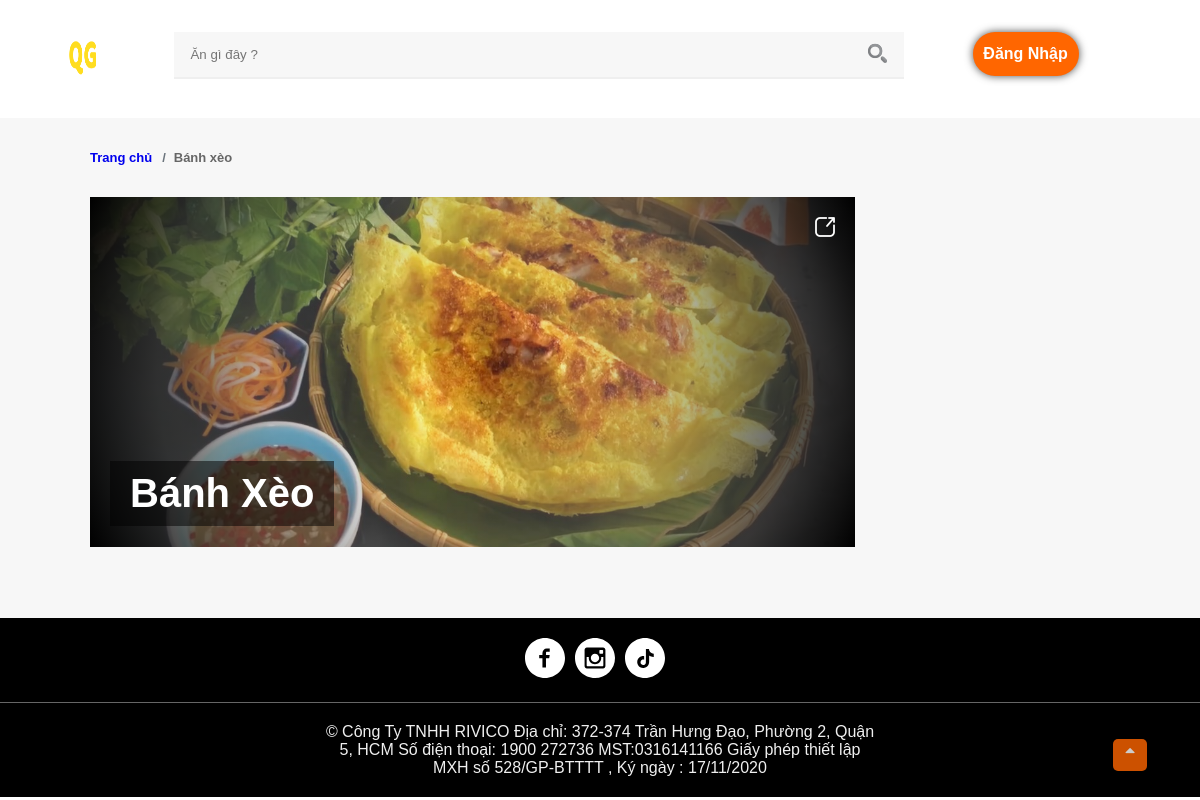
The page /?act=monan&idmon=9 on the database its author committed.
### tables this page shows
CREATE TABLE `monan` (
  `id` int(11) NOT NULL,
  `name` varchar(255) NOT NULL,
  `img` varchar(255) NOT NULL,
  `loai` tinyint(1) NOT NULL
);

### index.php (called while the page is built, shortened)
<?php
require_once "./site/controllers/index.php";
?>

### system/conn.php (called while the page is built, shortened)
<?php
function ketnoidb()
{
    try {
        $ConnectionOption = array
            (
                PDO::MYSQL_ATTR_INIT_COMMAND => "SET NAMES 'utf8'",
                PDO::ATTR_ERRMODE => PDO::ERRMODE_EXCEPTION,
            );
        $conn = new PDO ('mysql:host='.HOST_DB.';dbname='.NAME_DB.';charset=utf8', USER_DB, PASS_DB, $ConnectionOption);
        $conn->setAttribute(PDO::ATTR_ERRMODE, PDO::ERRMODE_EXCEPTION);
        return $conn;
    } catch(PDOException $e) {
      echo "Lỗi Kết Nối database: " . $e->getMessage();
    }
}
    function laymot($sql) {
        $fe=1;
        $sqlValue = array_slice(func_get_args(),2);
        try {
            $conn = ketnoidb();
            $stmt = $conn->prepare($sql);
            $stmt->execute($sqlValue);
            if($fe===0)return $stmt->fetchAll();elseif($fe===1)return $stmt->fetch(PDO::FETCH_ASSOC);
        } catch (PDOException $e) {
            echo "Lỗi: " . $e->getMessage();
        }
        finally{
            unset($conn);
        }
    }
?>

### site/models/index.php (called while the page is built, shortened)
<?php
function getNameMon($id) {
    $name = laymot("SELECT name FROM monan WHERE id = $id");
    return $name['name'];
}
function getImgmon($idmon) {
    $mon = laymot("select * from monan where id = $idmon");
    return $mon['img'];
}

### site/views/monan.php (the view, shortened to what this page needs)
<main>
    <div class="boxcenter">
        <div class="boxblog">
            <div class="navmain">
                <nav>
                    <ol data-v-53d0ffbc="" class="breadcrumb">
                        <li class="active breadcrumb-item"><a href="index.php">Trang chủ</a></li>
                        <li class="breadcrumb-item"><?= $tenMon ?></li>
                    </ol>
                </nav>
            </div>
            <div class="box-imgdm">
                <div class="imgdm">
                    <img src="./uploads/<?= getImgmon($_GET['idmon']) ?>" alt="">
                    <div class="overplay cover"></div>
                    <div class="btn-share"><img src="./site/views/images/btn-share.png" alt=""></div>
                    <div class="title"><?= $tenMon ?></div>
                </div>
            </div>
        </div>
    </div>
</main>

### site/views/css/style.css (style rules this page uses)
* { box-sizing: border-box; font-family: sans-serif; }
a { text-decoration: none; }
* { padding: 0; margin: 0; box-sizing: border-box; }
body { font-family: "Open Sans", sans-serif; }
img { max-width: 100%; }
ul, li { list-style: none; }
.boxcenter { max-width: 85%; margin: 0 auto; }
main { background-color: #f7f7f7; width: 100%; min-height: 500px; }
.boxblog { max-width: 75%; }
img { max-height: 100%; }
.breadcrumb { display: flex; }
.breadcrumb li { margin-right: 10px; font-weight: 600; font-size: 13px; color: #666; }
.navmain { padding-top: 2rem; margin-bottom: 2rem; }
.active { font-weight: 600; font-size: 13px; color: #80b2ec !important; }
.breadcrumb-item+.breadcrumb-item::before { display: inline-block; padding-right: 0.5rem; color: #6c757d; content: "/"; }
.imgdm { position: relative; }
.box-imgdm { margin-bottom: 1rem; }
.box-imgdm img { width: 100%; height: 350px; object-fit: cover; }
.overplay { position: absolute; background-image: radial-gradient( circle, hsla(0, 0%, 97.6%, 0), hsla(0, 0%, 72.5%, 0.231373), hsla(0, 0%, 46.7%, 0.478431), rgba(59, 59, 59, 0.780392), #000); z-index: 2; }
.overplay { position: absolute; display: flex; align-items: center; justify-content: center; top: 0; left: 0; width: 100%; height: 350px; transition: all 0.3s ease-in-out; -moz-transition: 0.3s all ease-in-out; -webkit-transition: all 0.3s ease-in-out; }
.title { background-color: #fff; text-transform: capitalize; font-size: 13px; color: #aaa; font-weight: 700; text-align: center; padding: 0.9rem 0; }
.btn-share { width: 20px; height: 20px; position: absolute; top: 20px; right: 20px; z-index: 2; }
.imgdm { position: relative; height: 350px; }
.box-imgdm { margin-bottom: 1rem; position: relative; }
.box-imgdm .title { width: fit-content; position: relative; bottom: 90px; color: #fff; background-color: rgba(0, 0, 0, 0.5); font-size: 30pt; left: 20px; padding: 10px 20px; z-index: 999; }

### rows shown on the page
monan: name "Bánh xèo", img (picture), name "Bánh Xèo"
